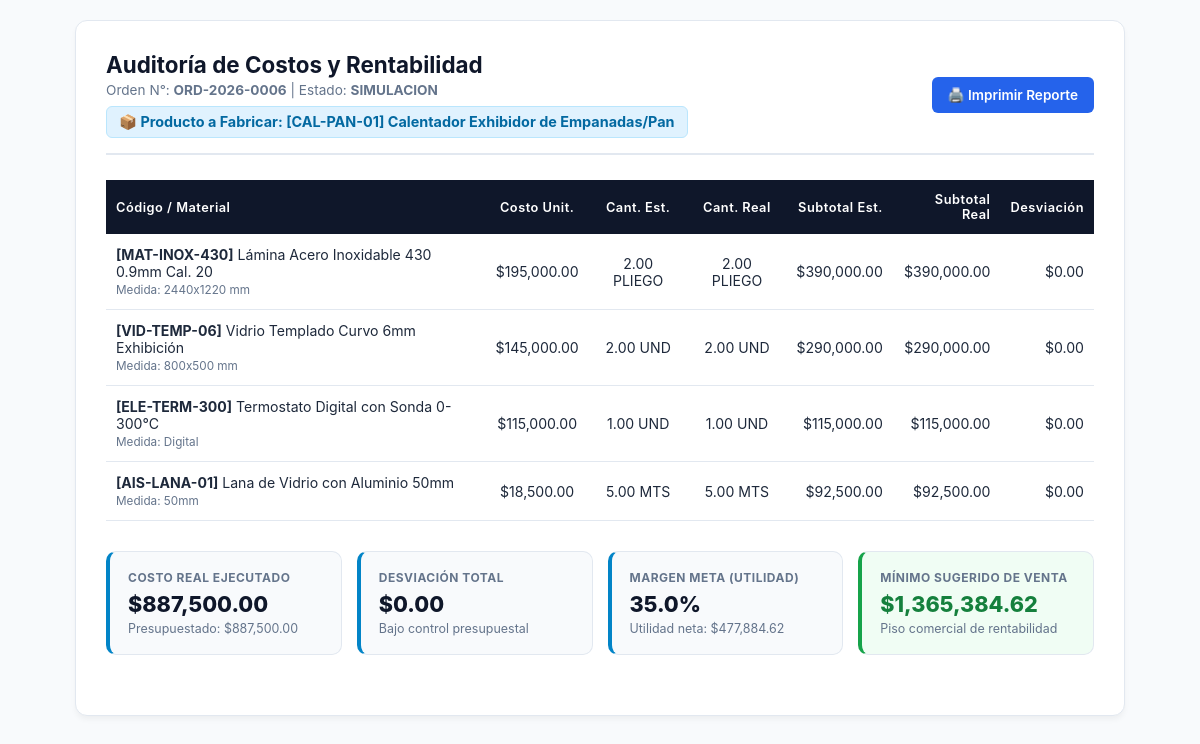
/control_costos/ver_costos_orden.php?id_orden=25, run on the app's committed database.
### tables this page shows
CREATE TABLE IF NOT EXISTS `ordenes_fabricacion` (
  `id_orden` int(10) UNSIGNED NOT NULL,
  `numero_orden` varchar(20) NOT NULL,
  `cliente_id` int(10) UNSIGNED NOT NULL,
  `asesor_id` int(10) UNSIGNED NOT NULL,
  `fabricante_id` int(10) UNSIGNED NOT NULL,
  `operario_id` int(10) UNSIGNED DEFAULT NULL,
  `producto_id` int(10) UNSIGNED NOT NULL,
  `unidades` int(11) NOT NULL DEFAULT 1,
  `estado` enum('simulacion','planeacion','activa','en pasillo','en ejecucion','suspendida','cancelada','terminada') NOT NULL DEFAULT 'planeacion',
  `fecha_pedido` date NOT NULL,
  `fecha_entrega` date NOT NULL,
  `costo_subtotal` decimal(12,2) NOT NULL DEFAULT 0.00,
  `costo_mod` decimal(12,2) NOT NULL DEFAULT 0.00,
  `costo_cif` decimal(12,2) NOT NULL DEFAULT 0.00,
  `porcentaje_utilidad` decimal(5,2) NOT NULL DEFAULT 0.00,
  `monto_utilidad` decimal(12,2) NOT NULL DEFAULT 0.00,
  `monto_total` decimal(12,2) NOT NULL DEFAULT 0.00,
  `creado_en` timestamp NOT NULL DEFAULT current_timestamp()
);

CREATE TABLE IF NOT EXISTS `orden_fabricacion_detalles` (
  `id_detalle` int(10) UNSIGNED NOT NULL,
  `orden_id` int(10) UNSIGNED NOT NULL,
  `material_id` int(10) UNSIGNED NOT NULL,
  `medidas` varchar(50) DEFAULT NULL,
  `cantidad` decimal(10,2) NOT NULL DEFAULT 1.00,
  `cantidad_consumida` decimal(10,2) DEFAULT NULL,
  `valor_unitario` decimal(12,2) NOT NULL DEFAULT 0.00,
  `valor_total` decimal(12,2) GENERATED ALWAYS AS (`cantidad` * `valor_unitario`) STORED,
  `es_destacado` tinyint(1) NOT NULL DEFAULT 0
);

CREATE TABLE IF NOT EXISTS `materiales` (
  `id_material` int(10) UNSIGNED NOT NULL,
  `codigo_material` varchar(50) NOT NULL,
  `descripcion_material` varchar(200) NOT NULL,
  `unidad_medida` varchar(20) NOT NULL,
  `precio_unitario_defecto` decimal(12,2) NOT NULL DEFAULT 0.00,
  `categoria_id` int(10) UNSIGNED DEFAULT 3,
  `stock_minimo` decimal(10,2) NOT NULL DEFAULT 0.00,
  `stock_actual` decimal(10,2) NOT NULL DEFAULT 0.00,
  `stock_maximo` decimal(10,2) NOT NULL DEFAULT 0.00,
  `creado_en` timestamp NOT NULL DEFAULT current_timestamp()
);

### control_costos/api.php (called while the page is built, shortened)
<?php
function obtenerDatosCostosOrden(PDO $pdo, int $idOrden): ?array {
    $stmtOrden = $pdo->prepare("
        SELECT
            o.*,
            COALESCE(p.nombre_producto, 'Producto Estándar') AS producto_nombre,
            COALESCE(p.codigo_referencia, '') AS producto_codigo
        FROM ordenes_fabricacion o
        LEFT JOIN productos_catalogo p ON o.producto_id = p.id_producto
        WHERE o.id_orden = :id_orden
    ");
    $stmtOrden->execute([':id_orden' => $idOrden]);
    $orden = $stmtOrden->fetch();
    $stmtDetalles = $pdo->prepare("
        SELECT
            d.id_detalle,
            d.medidas,
            d.cantidad AS cantidad_estimada,
            d.cantidad_consumida,
            m.codigo_material,
            m.descripcion_material,
            m.unidad_medida,
            COALESCE(m.precio_unitario_defecto, 0.00) AS costo_unitario
        FROM orden_fabricacion_detalles d
        INNER JOIN materiales m ON d.material_id = m.id_material
        WHERE d.orden_id = :id_orden
        ORDER BY d.id_detalle ASC
    ");
    $stmtDetalles->execute([':id_orden' => $idOrden]);
    $detalles = $stmtDetalles->fetchAll();
    $costoTotalEstimado = 0.0;
    $costoTotalReal = 0.0;
    $porcentajeUtilidadMeta = isset($orden['porcentaje_utilidad']) ? (float)$orden['porcentaje_utilidad'] : 30.0;
    $itemsProcesados = [];
    foreach ($detalles as $item) {
        $costoUnitario = (float)$item['costo_unitario'];
        $cantEst = (float)$item['cantidad_estimada'];
        $cantReal = $item['cantidad_consumida'] !== null ? (float)$item['cantidad_consumida'] : $cantEst;
        $subtotalEst = $cantEst * $costoUnitario;
        $subtotalReal = $cantReal * $costoUnitario;
        $desviacion = $subtotalReal - $subtotalEst;
        $costoTotalEstimado += $subtotalEst;
        $costoTotalReal += $subtotalReal;
        $esExcedido = ($item['cantidad_consumida'] !== null && $cantReal > $cantEst);
        $itemsProcesados[] = [
            'id_detalle' => (int)$item['id_detalle'],
            'codigo_material' => $item['codigo_material'],
            'descripcion_material' => $item['descripcion_material'],
            'unidad_medida' => $item['unidad_medida'],
            'medidas' => $item['medidas'],
            'costo_unitario' => $costoUnitario,
            'cantidad_estimada' => $cantEst,
            'cantidad_consumida' => $item['cantidad_consumida'] !== null ? $cantReal : null,
            'subtotal_estimado' => $subtotalEst,
            'subtotal_real' => $subtotalReal,
            'desviacion' => $desviacion,
            'es_excedido' => $esExcedido
        ];
    }
    $desviacionTotal = $costoTotalReal - $costoTotalEstimado;
    $factorUtilidad = (1 - ($porcentajeUtilidadMeta / 100));
    $precioMinimoVenta = $factorUtilidad > 0 ? ($costoTotalReal / $factorUtilidad) : $costoTotalReal;
    $montoUtilidadEsperado = $precioMinimoVenta - $costoTotalReal;
    return [
        'orden' => [
            'id_orden' => (int)$orden['id_orden'],
            'numero_orden' => $orden['numero_orden'],
            'estado' => $orden['estado'],
            'porcentaje_utilidad' => $porcentajeUtilidadMeta,
            'producto_nombre' => $orden['producto_nombre'],
            'producto_codigo' => $orden['producto_codigo']
        ],
        'detalles' => $itemsProcesados,
        'kpis' => [
            'costo_total_estimado' => $costoTotalEstimado,
            'costo_total_real' => $costoTotalReal,
            'desviacion_total' => $desviacionTotal,
            'porcentaje_utilidad_meta' => $porcentajeUtilidadMeta,
            'monto_utilidad_esperado' => $montoUtilidadEsperado,
            'precio_minimo_venta' => $precioMinimoVenta
        ]
    ];
}

### control_costos/ver_costos_orden.php (the view, shortened to what this page needs)
<?php
require_once 'api.php';
$idOrden = filter_input(INPUT_GET, 'id_orden', FILTER_VALIDATE_INT);
$dbHost = '127.0.0.1';
$dbName = 'control_fabricacion';
$dbUser = 'root';
$dbPass = '';
try {
    $pdo = new PDO("mysql:host={$dbHost};dbname={$dbName};charset=utf8mb4", $dbUser, $dbPass, [
        PDO::ATTR_ERRMODE            => PDO::ERRMODE_EXCEPTION,
        PDO::ATTR_DEFAULT_FETCH_MODE => PDO::FETCH_ASSOC,
    ]);
} catch (Exception $e) {
    http_response_code(500);
    die("Error de conexión a la base de datos: " . $e->getMessage());
}
$data = obtenerDatosCostosOrden($pdo, $idOrden);
$orden = $data['orden'];
$detalles = $data['detalles'];
$kpis = $data['kpis'];
?>
<!DOCTYPE html>
<html lang="es">
<head>
</head>
<body>
<div class="container">
    <div class="header">
        <div>
            <h1>Auditoría de Costos y Rentabilidad</h1>
            <p>Orden N°: <strong><?= htmlspecialchars((string)$orden['numero_orden']) ?></strong> | Estado: <span style="text-transform: uppercase; font-weight: bold;"><?= htmlspecialchars((string)$orden['estado']) ?></span></p>
            <div class="product-badge">
                📦 Producto a Fabricar: [<?= htmlspecialchars((string)$orden['producto_codigo']) ?>] <?= htmlspecialchars((string)$orden['producto_nombre']) ?>
            </div>
        </div>
        <a href="javascript:window.print()" class="btn-action">🖨️ Imprimir Reporte</a>
    </div>
    <table>
        <thead>
            <tr>
                <th>Código / Material</th>
                <th class="text-center">Costo Unit.</th>
                <th class="text-center">Cant. Est.</th>
                <th class="text-center">Cant. Real</th>
                <th class="text-right">Subtotal Est.</th>
                <th class="text-right">Subtotal Real</th>
                <th class="text-right">Desviación</th>
            </tr>
        </thead>
        <tbody>
            <?php foreach ($detalles as $item): ?>
                <tr class="<?= $item['es_excedido'] ? 'row-exceeded' : '' ?>">
                    <td>
                        <strong>[<?= htmlspecialchars((string)$item['codigo_material']) ?>]</strong>
                        <?= htmlspecialchars((string)$item['descripcion_material']) ?>
                        <?php if (!empty($item['medidas'])): ?>
                            <br><small style="color: #64748b;">Medida: <?= htmlspecialchars((string)$item['medidas']) ?></small>
                        <?php endif; ?>
                    </td>
                    <td class="text-center">$<?= number_format($item['costo_unitario'], 2) ?></td>
                    <td class="text-center"><?= number_format($item['cantidad_estimada'], 2) ?> <?= htmlspecialchars((string)$item['unidad_medida']) ?></td>
                    <td class="text-center <?= $item['es_excedido'] ? 'text-danger' : '' ?>">
                        <?= number_format($item['cantidad_consumida'] ?? $item['cantidad_estimada'], 2) ?> <?= htmlspecialchars((string)$item['unidad_medida']) ?>
                    </td>
                    <td class="text-right">$<?= number_format($item['subtotal_estimado'], 2) ?></td>
                    <td class="text-right">$<?= number_format($item['subtotal_real'], 2) ?></td>
                    <td class="text-right <?= $item['desviacion'] > 0 ? 'text-danger' : ($item['desviacion'] < 0 ? 'text-success' : '') ?>">
                        <?php if ($item['desviacion'] > 0): ?>
                            +$<?= number_format($item['desviacion'], 2) ?>
                        <?php elseif ($item['desviacion'] < 0): ?>
                            -$<?= number_format(abs($item['desviacion']), 2) ?>
                        <?php else: ?>
                            $0.00
                        <?php endif; ?>
                    </td>
                </tr>
            <?php endforeach; ?>
        </tbody>
    </table>
    <div class="kpi-grid">
        <div class="kpi-card">
            <div class="kpi-title">Costo Real Ejecutado</div>
            <div class="kpi-value">$<?= number_format($kpis['costo_total_real'], 2) ?></div>
            <small>Presupuestado: $<?= number_format($kpis['costo_total_estimado'], 2) ?></small>
        </div>
        <div class="kpi-card <?= $kpis['desviacion_total'] > 0 ? 'warning' : ($kpis['desviacion_total'] < 0 ? 'success' : '') ?>">
            <div class="kpi-title">Desviación Total</div>
            <div class="kpi-value">
                <?php if ($kpis['desviacion_total'] > 0): ?>
                    +$<?= number_format($kpis['desviacion_total'], 2) ?>
                <?php elseif ($kpis['desviacion_total'] < 0): ?>
                    -$<?= number_format(abs($kpis['desviacion_total']), 2) ?>
                <?php else: ?>
                    $0.00
                <?php endif; ?>
            </div>
            <small>
                <?php if ($kpis['desviacion_total'] > 0): ?>
                    Sobrecosto en materiales
                <?php elseif ($kpis['desviacion_total'] < 0): ?>
                    Eficiencia / Ahorro en materiales
                <?php else: ?>
                    Bajo control presupuestal
                <?php endif; ?>
            </small>
        </div>
        <div class="kpi-card">
            <div class="kpi-title">Margen Meta (Utilidad)</div>
            <div class="kpi-value"><?= number_format($kpis['porcentaje_utilidad_meta'], 1) ?>%</div>
            <small>Utilidad neta: $<?= number_format($kpis['monto_utilidad_esperado'], 2) ?></small>
        </div>
        <div class="kpi-card success">
            <div class="kpi-title">Mínimo Sugerido de Venta</div>
            <div class="kpi-value" style="color: #15803d;">$<?= number_format($kpis['precio_minimo_venta'], 2) ?></div>
            <small>Piso comercial de rentabilidad</small>
        </div>
    </div>
</div>
</body>
</html>

### control_costos/ver_costos_orden.php (style rules this page uses)
:root { --danger: #dc2626; --success: #16a34a; --bg: #f8fafc; --card: #ffffff; --border: #e2e8f0; }
* { box-sizing: border-box; margin: 0; padding: 0; font-family: -apple-system, BlinkMacSystemFont, "Segoe UI", Roboto, sans-serif; }
body { background: var(--bg); color: #1e293b; padding: 20px; }
.container { max-width: 1050px; margin: 0 auto; background: var(--card); padding: 30px; border-radius: 12px; box-shadow: 0 4px 6px -1px rgba(0,0,0,0.05); border: 1px solid var(--border); }
.header { display: flex; justify-content: space-between; align-items: center; border-bottom: 2px solid var(--border); padding-bottom: 15px; margin-bottom: 25px; }
.header h1 { font-size: 1.4rem; color: #0f172a; }
.header p { font-size: 0.85rem; color: #64748b; margin-top: 4px; }
.product-badge { background: #e0f2fe; color: #0369a1; padding: 6px 12px; border-radius: 6px; font-weight: bold; font-size: 0.9rem; display: inline-block; margin-top: 8px; border: 1px solid #bae6fd; }
.kpi-grid { display: grid; grid-template-columns: repeat(auto-fit, minmax(230px, 1fr)); gap: 15px; margin-bottom: 30px; }
.kpi-card { background: #f8fafc; padding: 18px; border-radius: 10px; border: 1px solid var(--border); border-left: 4px solid #0284c7; }
.kpi-card.success { border-left-color: var(--success); background: #f0fdf4; }
.kpi-title { font-size: 0.75rem; text-transform: uppercase; color: #64748b; font-weight: 700; letter-spacing: 0.5px; }
.kpi-value { font-size: 1.35rem; font-weight: 800; margin-top: 6px; color: #0f172a; }
.kpi-card small { display: block; font-size: 0.78rem; color: #64748b; margin-top: 4px; }
table { width: 100%; border-collapse: collapse; margin-bottom: 30px; font-size: 0.88rem; }
th { background: #0f172a; color: white; text-align: left; padding: 12px 10px; font-weight: 600; font-size: 0.8rem; letter-spacing: 0.5px; }
td { padding: 12px 10px; border-bottom: 1px solid var(--border); vertical-align: middle; }
.text-right { text-align: right; }
.text-center { text-align: center; }
.btn-action { display: inline-flex; align-items: center; gap: 6px; background: #2563eb; color: white; padding: 10px 16px; border-radius: 6px; text-decoration: none; font-weight: 600; font-size: 0.85rem; transition: background 0.2s; }

### data on the page
ordenes_fabricacion: numero_orden "ORD-2026-0006", estado "SIMULACION"
orden_fabricacion_detalles: material.codigo_material "MAT-INOX-430", material.descripcion_material "Lámina Acero Inoxidable 430 0.9mm Cal. 20", medidas "2440x1220 mm", costo_unitario "195,000.00", cantidad "2.00", material.unidad_medida "PLIEGO", cantidad_consumida "2.00", subtotal_estimado "390,000.00", subtotal_real "390,000.00"
orden_fabricacion_detalles: material.codigo_material "VID-TEMP-06", material.descripcion_material "Vidrio Templado Curvo 6mm Exhibición", medidas "800x500 mm", costo_unitario "145,000.00", cantidad "2.00", material.unidad_medida "UND", cantidad_consumida "2.00", subtotal_estimado "290,000.00", subtotal_real "290,000.00"
orden_fabricacion_detalles: material.codigo_material "ELE-TERM-300", material.descripcion_material "Termostato Digital con Sonda 0-300°C", medidas "Digital", costo_unitario "115,000.00", cantidad "1.00", material.unidad_medida "UND", cantidad_consumida "1.00", subtotal_estimado "115,000.00", subtotal_real "115,000.00"
orden_fabricacion_detalles: material.codigo_material "AIS-LANA-01", material.descripcion_material "Lana de Vidrio con Aluminio 50mm", medidas "50mm", costo_unitario "18,500.00", cantidad "5.00", material.unidad_medida "MTS", cantidad_consumida "5.00", subtotal_estimado "92,500.00", subtotal_real "92,500.00"

### other printed values
$orden['producto_codigo'] "CAL-PAN-01"
$orden['producto_nombre'] "Calentador Exhibidor de Empanadas/Pan"
$kpis['costo_total_real'] "887,500.00"
$kpis['costo_total_estimado'] "887,500.00"
$kpis['porcentaje_utilidad_meta'] "35.0"
$kpis['monto_utilidad_esperado'] "477,884.62"
$kpis['precio_minimo_venta'] "1,365,384.62"
